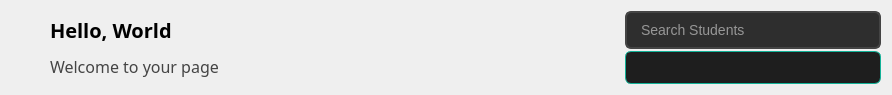
        <widget class="QWidget" name="widget_3" native="true">
         <property name="minimumSize">
          <size>
           <width>0</width>
           <height>95</height>
          </size>
         </property>
         <property name="maximumSize">
          <size>
           <width>16777215</width>
           <height>95</height>
          </size>
         </property>
         <layout class="QHBoxLayout" name="horizontalLayout_6">
          <item>
           <layout class="QHBoxLayout" name="horizontalLayout_5">
            <property name="spacing">
             <number>7</number>
            </property>
            <item>
             <widget class="QPushButton" name="pushButton_30">
              <property name="styleSheet">
               <string notr="true">border:none;</string>
              </property>
              <property name="text">
               <string/>
              </property>
              <property name="icon">
               <iconset resource="Icons.qrc">
                <normaloff>:/new/prefix1/RE/menu.png</normaloff>:/new/prefix1/RE/menu.png</iconset>
              </property>
              <property name="iconSize">
               <size>
                <width>29</width>
                <height>35</height>
               </size>
              </property>
              <property name="checkable">
               <bool>true</bool>
              </property>
             </widget>
            </item>
            <item>
             <layout class="QVBoxLayout" name="verticalLayout_13">
              <property name="spacing">
               <number>0</number>
              </property>
              <item>
               <widget class="QLabel" name="label_8">
                <property name="font">
                 <font>
                  <family>Berlin Sans FB</family>
                  <pointsize>15</pointsize>
                  <bold>true</bold>
                 </font>
                </property>
                <property name="text">
                 <string>Hello, World</string>
                </property>
               </widget>
              </item>
              <item>
               <widget class="QLabel" name="label_9">
                <property name="font">
                 <font>
                  <family>Berlin Sans FB</family>
                  <pointsize>12</pointsize>
                 </font>
                </property>
                <property name="styleSheet">
                 <string notr="true">color: rgb(68, 68, 68);</string>
                </property>
                <property name="text">
                 <string>Welcome to your page</string>
                </property>
               </widget>
              </item>
             </layout>
            </item>
           </layout>
          </item>
          <item>
           <spacer name="horizontalSpacer_3">
            <property name="orientation">
             <enum>Qt::Orientation::Horizontal</enum>
            </property>
            <property name="sizeType">
             <enum>QSizePolicy::Policy::Expanding</enum>
            </property>
            <property name="sizeHint" stdset="0">
             <size>
              <width>400</width>
              <height>20</height>
             </size>
            </property>
           </spacer>
          </item>
          <item>
           <layout class="QVBoxLayout" name="verticalLayout_16">
            <item>
             <widget class="QLineEdit" name="searchBar">
              <property name="minimumSize">
               <size>
                <width>0</width>
                <height>38</height>
               </size>
              </property>
              <property name="maximumSize">
               <size>
                <width>400</width>
                <height>38</height>
               </size>
              </property>
              <property name="styleSheet">
               <string notr="true">QLineEdit {
    padding: 8px 12px;
    border: 2px solid #444;
    border-radius: 6px;
    background-color: #2e2e2e;
    color: white;
    font-size: 14px;
    selection-background-color: #0078d7;
}

QLineEdit:hover {
    border-color: #666;
}

QLineEdit:focus {
    border-color: #00aaff;
    background-color: #1e1e1e;
}
</string>
              </property>
              <property name="placeholderText">
               <string>Search Students</string>
              </property>
             </widget>
            </item>
            <item>
             <widget class="QListWidget" name="searchResultsList">
              <property name="minimumSize">
               <size>
                <width>0</width>
                <height>0</height>
               </size>
              </property>
              <property name="maximumSize">
               <size>
                <width>400</width>
                <height>16777215</height>
               </size>
              </property>
              <property name="styleSheet">
               <string notr="true"> QListWidget {
        background-color: #1e1e1e;
        color: #ffffff;
        border: 1px solid #12B298;
        border-radius: 6px;
        padding: 4px;
    }

    QListWidget::item {
        padding: 8px;
        border-bottom: 1px solid #2a2a2a;
    }

    QListWidget::item:hover {
        background-color: #2e2e2e;
        color: #12B298;
    }

    QListWidget::item:selected {
        background-color: #12B298;
        color: #1e1e1e;
    }</string>
              </property>
             </widget>
            </item>
           </layout>
          </item>
         </layout>
        </widget>
